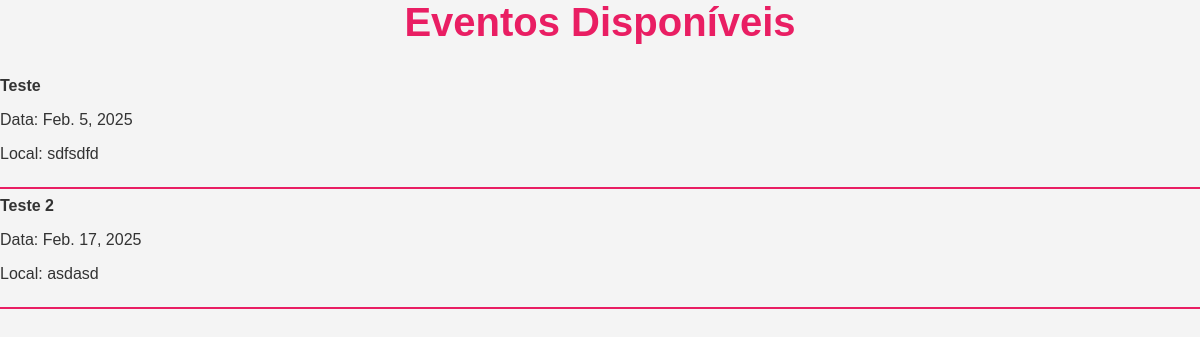
Before: /list_events/ with the older database file.
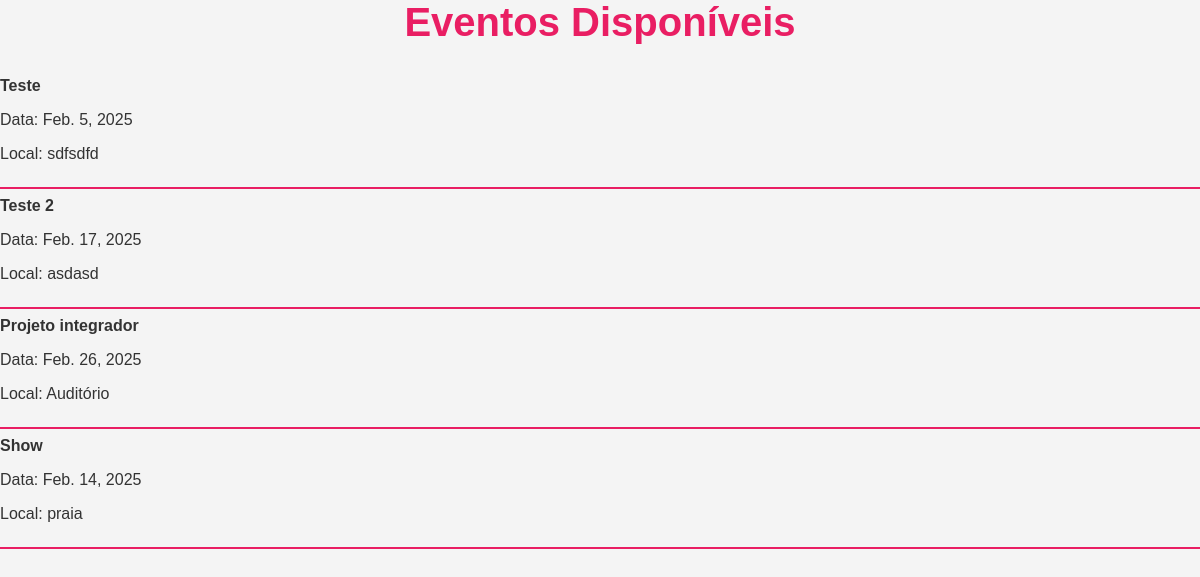
After: the same page with the newer database file.
### forms/models.py (models this page shows, shortened)
class Event(models.Model):
    name = models.CharField(max_length=100)  # Nome do evento
    description = models.TextField(blank=True, null=True)  # Descrição opcional
    date = models.DateField()  # Data do evento
    location = models.CharField(max_length=200)  # Local do evento

### forms/views.py (the view)
# urls.py: path('list_events/', views.list_events, name='list_events'),
def list_events(request):
    eventos = Event.objects.all()  # Ou outra lógica para filtrar eventos
    return render(request, 'list_events.html', {'eventos': eventos})

### forms/templates/list_events.html
<link rel="stylesheet" href="/static/estilo.css" />
<h1 class="eventos-titulo">Eventos Disponíveis</h1>
<ul class="eventos-lista">
    {% for event in eventos %}
    <li>
        <strong>{{ event.name }}</strong><br />
        <p>Data: {{ event.date }}</p>
        <p>Local: {{ event.location }}</p>
    </li>
    <hr />
    {% endfor %}
</ul>

Changed rows visible on the page:
added Event: name "Projeto integrador", date "Feb. 26, 2025", location "Auditório"
added Event: name "Show", date "Feb. 14, 2025", location "praia"
